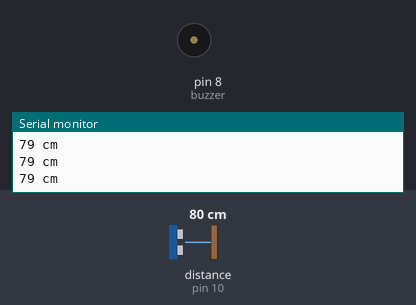
Bench run of a sketch on a simulated Arduino Uno, built with avr-gcc and run on an emulated ATmega328P. On the bench: buzzer (waves = sounding, pin HIGH), the last lines printed to the serial monitor. Wiring (inferred from the names in the program): ultrasonic range finder: trigger pin 9; echo pin 10. Inputs (shaded band) come from the test bench; at power-on: distance to the obstacle (sensor on pin 10) 80 cm. The echo pulse lasts 58.3 µs per cm; pins used as bus, display or sensor lines are not drawn.

Above: at 1.3 s.
1.4 s: distance to the obstacle (sensor on pin 10) set to 55 cm
3.2 s: distance to the obstacle (sensor on pin 10) set to 47 cm
At 4.11 s:
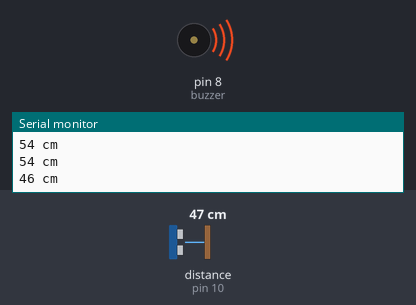
6.2 s: distance to the obstacle (sensor on pin 10) set to 13 cm
At 7.66 s:
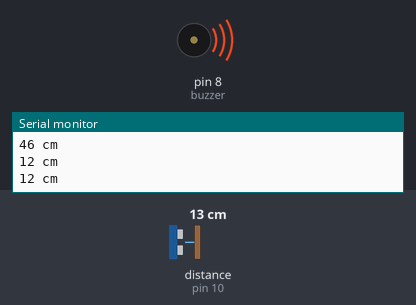
9.2 s: distance to the obstacle (sensor on pin 10) set to 10 cm
At 10.4 s:
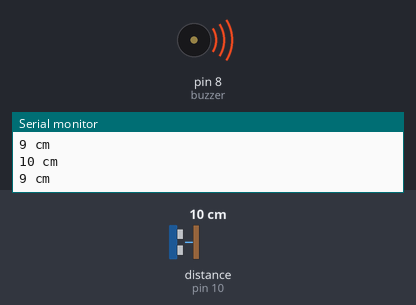
10.7 s: distance to the obstacle (sensor on pin 10) set to 18 cm
At 11.9 s:
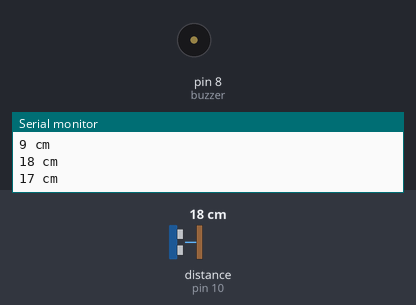
Timing chart, 0 to 14.7 s (numbered marks = the images above; inputs shaded):
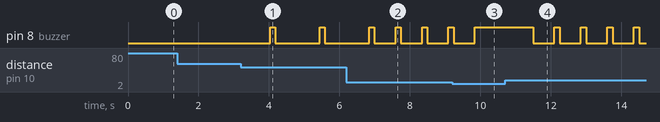

Measured:
- the behaviour switches between 52 and 51 cm on distance to the obstacle (sensor on pin 10) (found by bisection; images 0 and 1)
- the behaviour switches between 12 and 11 cm on distance to the obstacle (sensor on pin 10) (found by bisection; images 2 and 3)
- after the input at 3.2 s, pin 8 (buzzer): alternates HIGH for 0.15 s and LOW for 1.3 s, starting after 0.84 s
- after the input at 6.2 s, pin 8 (buzzer): alternates HIGH for 0.15 s and LOW for 0.60 s, starting after 1.4 s
- after the input at 9.2 s, pin 8 (buzzer): goes on until 9.8 s, then stays HIGH
- after the input at 10.7 s, pin 8 (buzzer): alternates HIGH for 0.15 s and LOW for 0.60 s, starting after 0.80 s

The sketch:

park_sensoru.ino
```cpp
const int trigger_pin = 9;
const int echo_pin = 10;
int buzzer = 8;
long zaman ;
long mesafe ;

void setup()
{
pinMode(buzzer , OUTPUT);
pinMode(trigger_pin , OUTPUT);
pinMode(echo_pin , INPUT);
Serial.begin(9600);
}

void loop()
{
  digitalWrite(trigger_pin, LOW);
  delayMicroseconds(5);
  digitalWrite(trigger_pin, HIGH);
  delayMicroseconds(10);
  digitalWrite(trigger_pin, LOW);
  zaman = pulseIn(echo_pin, HIGH);
  mesafe= (zaman /2)/29.1;

  if(mesafe >= 400 || mesafe <= 2)
  {
    Serial.println("Out of range");
  }
  else
  {
    Serial.print(mesafe);
    Serial.println(" cm");
    delay(500);

    if (mesafe <= 10)
    {
     digitalWrite(buzzer , HIGH);
    }

    else if(mesafe>10 && mesafe<=20)
    {

     digitalWrite(buzzer , HIGH);
     delay(150);

     digitalWrite(buzzer , LOW);
     delay(100);
    }
    else if(mesafe>20 && mesafe<=30)
    {
     digitalWrite(buzzer , HIGH);
     delay(150);

     digitalWrite(buzzer , LOW);
     delay(350);
    }
    else if(mesafe>30 && mesafe<=40)
    {
     digitalWrite(buzzer , HIGH);
     delay(150);

     digitalWrite(buzzer , LOW);
     delay(550);
    }
    else if(mesafe>40 && mesafe<=50)
    {
     digitalWrite(buzzer , HIGH);
     delay(150);

     digitalWrite(buzzer , LOW);
     delay(750);
    }
  }
}
```
